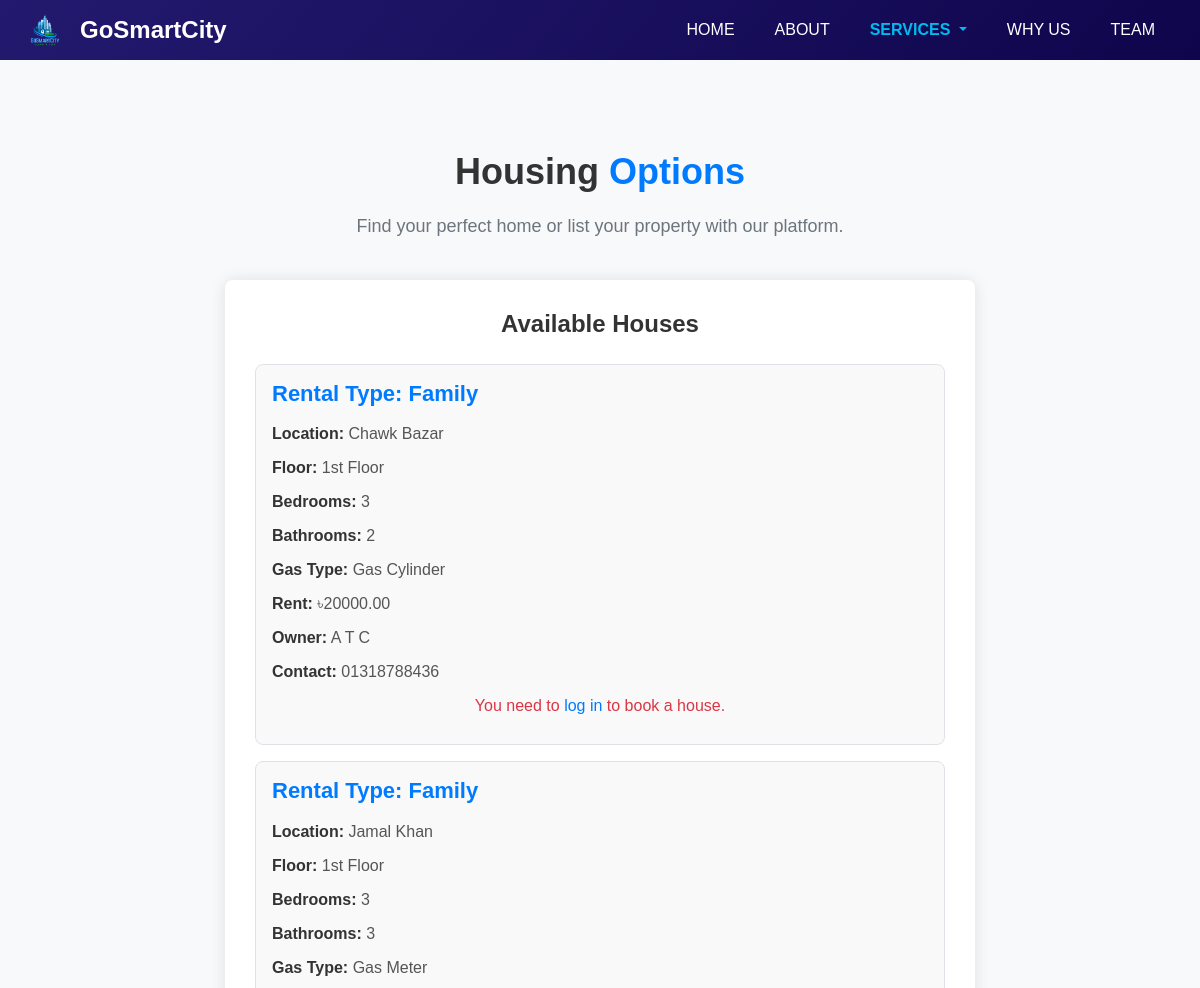
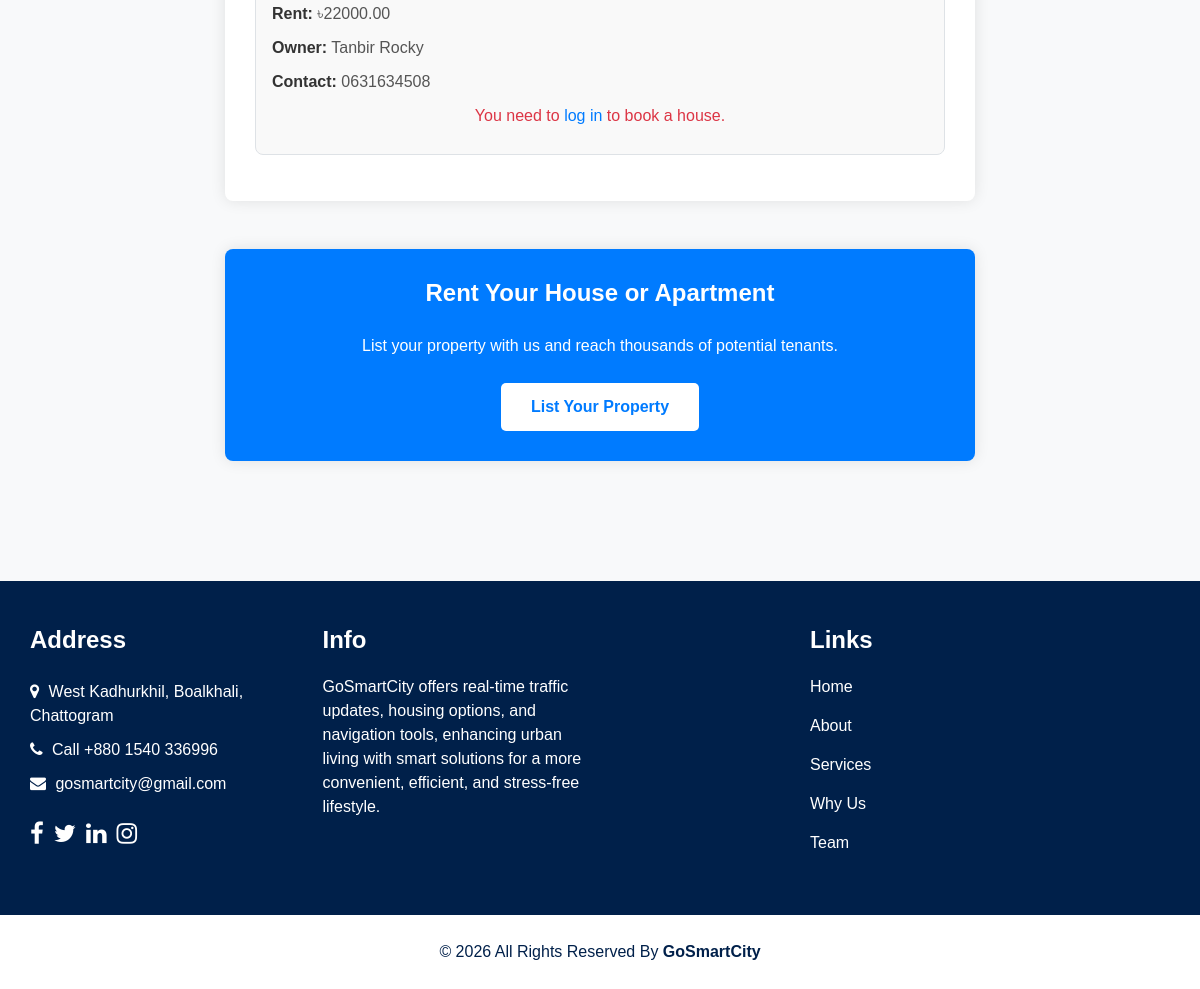
Screenshot of /housing.php with the database file from the repository (2 pictures, top to bottom).
### tables this page shows
CREATE TABLE `rentals` (
  `id` int(11) NOT NULL,
  `user_id` int(11) NOT NULL,
  `rental_type` enum('Family','Bachelor') NOT NULL,
  `location` enum('Chawk Bazar','Bakalia','Jamal Khan') NOT NULL,
  `floor` enum('Ground Floor','1st Floor','2nd Floor') NOT NULL,
  `bedrooms` int(11) NOT NULL,
  `bathrooms` int(11) NOT NULL,
  `gas_type` enum('Gas Meter','Gas Cylinder') NOT NULL,
  `monthly_rent` decimal(10,2) NOT NULL,
  `features` text DEFAULT NULL,
  `created_at` timestamp NOT NULL DEFAULT current_timestamp()
);

CREATE TABLE `users` (
  `id` int(11) NOT NULL,
  `user_type` enum('user','admin') NOT NULL,
  `first_name` varchar(50) NOT NULL,
  `last_name` varchar(50) NOT NULL,
  `email` varchar(100) NOT NULL,
  `phone` varchar(20) NOT NULL,
  `password` varchar(255) NOT NULL,
  `employee_id` varchar(50) DEFAULT NULL,
  `department` varchar(100) DEFAULT NULL,
  `created_at` timestamp NOT NULL DEFAULT current_timestamp()
);

### housing.php (the view, shortened to what this page needs)
<?php
$conn = getDatabaseConnection();
$query = "SELECT rentals.id, rentals.rental_type, rentals.location, rentals.floor, rentals.bedrooms, rentals.bathrooms,
                 rentals.gas_type, rentals.monthly_rent, rentals.features, rentals.user_id as owner_id,
                 users.first_name, users.last_name, users.phone
          FROM rentals
          JOIN users ON rentals.user_id = users.id
          WHERE rentals.id NOT IN (
              SELECT DISTINCT rental_id FROM bookings WHERE status = 'approved')";
$result = $conn->query($query);
$is_logged_in = isset($_SESSION['email']);
$user_info = [];
?>
<!DOCTYPE html>
<html>
  <head>
    <link rel="stylesheet" type="text/css" href="css/bootstrap.css" />
    <link
      rel="stylesheet"
      type="text/css"
      href="https://cdnjs.cloudflare.com/ajax/libs/OwlCarousel2/2.3.4/assets/owl.carousel.min.css"
    />
    <link href="css/font-awesome.min.css" rel="stylesheet" />
    <link rel="stylesheet" href="css/style.css">
    <link rel="stylesheet" href="css/info.css">
    <link rel="stylesheet" href="css/housing.css">
    <link href="css/responsive.css" rel="stylesheet" />
  </head>
  <body class="sub_page">
    <div class="hero_area">
      <header class="header_section">
        <div class="container-fluid">
          <nav class="navbar navbar-expand-lg custom_nav-container">
            <a class="navbar-brand" href="index.php">
              <img
                src="images/GoSmartCitygreen.png"
                alt="GoSmartCity Logo"
                class="brand-logo"
              />
              <span> GoSmartCity </span>
            </a>
            <div class="collapse navbar-collapse" id="navbarSupportedContent">
              <ul class="navbar-nav">
                <li class="nav-item">
                  <a class="nav-link" href="index.php">Home </a>
                </li>
                <li class="nav-item">
                  <a class="nav-link" href="about.html"> About</a>
                </li>
                <li class="nav-item active dropdown">
                  <a
                    class="nav-link dropdown-toggle"
                    href="service.html"
                    id="serviceDropdown"
                    role="button"
                    data-toggle="dropdown"
                    aria-haspopup="true"
                    aria-expanded="false"
                    >Services <span class="sr-only">(current)</span>
                  </a>
                </li>
                <li class="nav-item">
                  <a class="nav-link" href="why.html">Why Us</a>
                </li>
                <li class="nav-item">
                  <a class="nav-link" href="team.html">Team</a>
                </li>
              </ul>
            </div>
          </nav>
        </div>
      </header>
    </div>
<section class="housing_section layout_padding">
  <div class="container">
    <div class="heading_container heading_center">
      <h2>Housing <span>Options</span></h2>
      <p>Find your perfect home or list your property with our platform.</p>
    </div>
    <div class="row justify-content-center">
      <div class="col-md-8">
        <div class="housing_box">
          <h3 class="section_heading text-center">Available Houses</h3>
          <?php while ($row = $result->fetch_assoc()): ?>
            <div class="rental_item border p-3 mb-3">
              <h4>Rental Type: <?= htmlspecialchars($row['rental_type']) ?></h4>
              <p><strong>Location:</strong> <?= htmlspecialchars($row['location']) ?></p>
              <p><strong>Floor:</strong> <?= htmlspecialchars($row['floor']) ?></p>
              <p><strong>Bedrooms:</strong> <?= htmlspecialchars($row['bedrooms']) ?></p>
              <p><strong>Bathrooms:</strong> <?= htmlspecialchars($row['bathrooms']) ?></p>
              <p><strong>Gas Type:</strong> <?= htmlspecialchars($row['gas_type']) ?></p>
              <p><strong>Rent:</strong> ৳<?= htmlspecialchars($row['monthly_rent']) ?></p>
              <p><strong>Owner:</strong> <?= htmlspecialchars($row['first_name'] . " " . $row['last_name']) ?></p>
              <p><strong>Contact:</strong> <?= htmlspecialchars($row['phone']) ?></p>
              <?php if ($is_logged_in && !empty($user_info)): ?>
                <form action="book_house.php" method="post">
                  <input type="hidden" name="rental_id" value="<?= htmlspecialchars($row['id']) ?>">
                  <input type="hidden" name="owner_id" value="<?= htmlspecialchars($row['owner_id']) ?>">
                  <input type="hidden" name="user_name" value="<?= htmlspecialchars($user_info['first_name']) ?>">
                  <input type="hidden" name="user_phone" value="<?= htmlspecialchars($user_info['phone']) ?>">
                  <input type="hidden" name="user_email" value="<?= htmlspecialchars($user_info['email']) ?>">
                  <button type="submit" class="btn btn-primary w-100">Book House</button>
                </form>
              <?php else: ?>
                <p class="text-danger text-center">You need to <a href="login.php">log in</a> to book a house.</p>
              <?php endif; ?>
            </div>
          <?php endwhile; ?>
        </div>
        <div class="housing_box owner_box mt-5">
          <h3 class="section_heading text-center">Rent Your House or Apartment</h3>
          <div class="owner_content">
            <p class="text-center">List your property with us and reach thousands of potential tenants.</p>
            <div class="owner_cta text-center">
              <a href="rent_house.php" class="btn btn-primary list_property_btn">List Your Property</a>
            </div>
          </div>
        </div>
      </div>
    </div>
  </div>
</section>
    <section class="info_section layout_padding2">
      <div class="container">
        <div class="row">
          <div class="col-md-6 col-lg-3 info_col">
            <div class="info_contact">
              <h4>Address</h4>
              <div class="contact_link_box">
                <a href="">
                  <i class="fa fa-map-marker" aria-hidden="true"></i>
                  <span> West Kadhurkhil, Boalkhali, Chattogram </span>
                </a>
                <a href="">
                  <i class="fa fa-phone" aria-hidden="true"></i>
                  <span> Call +880 1540 336996 </span>
                </a>
                <a href="">
                  <i class="fa fa-envelope" aria-hidden="true"></i>
                  <span> gosmartcity@gmail.com </span>
                </a>
              </div>
            </div>
            <div class="info_social">
              <a href="">
                <i class="fa fa-facebook" aria-hidden="true"></i>
              </a>
              <a href="">
                <i class="fa fa-twitter" aria-hidden="true"></i>
              </a>
              <a href="">
                <i class="fa fa-linkedin" aria-hidden="true"></i>
              </a>
              <a href="">
                <i class="fa fa-instagram" aria-hidden="true"></i>
              </a>
            </div>
          </div>
          <div class="col-md-6 col-lg-3 info_col">
            <div class="info_detail">
              <h4>Info</h4>
              <p>
                GoSmartCity offers real-time traffic updates, housing options,
                and navigation tools, enhancing urban living with smart
                solutions for a more convenient, efficient, and stress-free
                lifestyle.
              </p>
            </div>
          </div>
          <div class="col-md-6 col-lg-2 mx-auto info_col">
            <div class="info_link_box">
              <h4>Links</h4>
              <div class="info_links">
                <a class="active" href="index.php"> Home </a>
                <a class="" href="about.html"> About </a>
                <a class="" href="service.html"> Services </a>
                <a class="" href="why.html"> Why Us </a>
                <a class="" href="team.html"> Team </a>
              </div>
            </div>
          </div>
        </div>
      </div>
    </section>
    <section class="footer_section">
      <div class="container">
        <p>
          &copy; <span id="displayYear"></span> All Rights Reserved By
          <b>GoSmartCity</b>
        </p>
      </div>
    </section>
  </body>
</html>

### css/style.css (style rules this page uses)
body { font-family: "Open Sans", sans-serif; color: #0c0c0c; background-color: #ffffff; overflow-x: hidden; }
.layout_padding { padding: 90px 0; }
.layout_padding2 { padding: 75px 0; }
.heading_container { display: -webkit-box; display: -ms-flexbox; display: flex; -webkit-box-orient: vertical; -webkit-box-direction: normal; -ms-flex-direction: column; flex-direction: column; -webkit-box-align: start; -ms-flex-align: start; align-items: flex-start; }
.heading_container h2 { position: relative; font-weight: bold; margin-bottom: 0; }
.heading_container h2 span { color: #00bbf0; }
.heading_container p { margin-top: 10px; margin-bottom: 0; }
.heading_container.heading_center { -webkit-box-align: center; -ms-flex-align: center; align-items: center; text-align: center; }
a, a:hover, a:focus { text-decoration: none; }
.btn, .btn:focus { outline: none !important; -webkit-box-shadow: none; box-shadow: none; }
.hero_area { position: relative; min-height: 100vh; display: -webkit-box; display: -ms-flexbox; display: flex; -webkit-box-orient: vertical; -webkit-box-direction: normal; -ms-flex-direction: column; flex-direction: column; }
.sub_page .hero_area { min-height: auto; background: linear-gradient(130deg, #231a6f, #0f054c); }
.header_section { padding: 15px 0; }
.header_section .container-fluid { padding-right: 25px; padding-left: 25px; }
.navbar-brand { display: flex; align-items: center; gap: 15px; padding: 0; }
.navbar-brand .brand-logo { height: 40px; width: auto; object-fit: contain; }
.header_section { padding: 10px 0; }
.custom_nav-container { padding: 0; }
.custom_nav-container .navbar-nav { margin-left: auto; align-items: center; }
.navbar-brand span { font-weight: bold; font-size: 24px; color: #ffffff; }
.custom_nav-container .navbar-nav { margin-left: auto; }
.custom_nav-container .navbar-nav .nav-item .nav-link { padding: 5px 20px; color: #ffffff; text-align: center; text-transform: uppercase; border-radius: 5px; -webkit-transition: all 0.3s; transition: all 0.3s; }
.custom_nav-container .navbar-nav .nav-item:hover .nav-link, .custom_nav-container .navbar-nav .nav-item.active .nav-link { color: #00bbf0; }
.custom_nav-container .navbar-nav .nav-item.active .nav-link { font-weight: 600; }
.heading_container { margin-bottom: 4%; }
.row { justify-content: space-evenly; }
.info_section { background-color: #00204a; color: #ffffff; padding: 45px 0 15px 0; }
.info_section h4 { font-weight: 600; margin-bottom: 20px; }
.info_section .info_col { margin-bottom: 30px; }
.info_section .info_contact .contact_link_box { display: -webkit-box; display: -ms-flexbox; display: flex; -webkit-box-orient: vertical; -webkit-box-direction: normal; -ms-flex-direction: column; flex-direction: column; }
.info_section .info_contact .contact_link_box a { margin: 5px 0; color: #ffffff; }
.info_section .info_contact .contact_link_box a i { margin-right: 5px; }
.info_section .info_social { display: -webkit-box; display: -ms-flexbox; display: flex; margin-top: 20px; margin-bottom: 10px; }
.info_section .info_social a { display: -webkit-box; display: -ms-flexbox; display: flex; -webkit-box-pack: center; -ms-flex-pack: center; justify-content: center; -webkit-box-align: center; -ms-flex-align: center; align-items: center; color: #ffffff; border-radius: 100%; margin-right: 10px; font-size: 24px; }
.info_section .info_links { display: -webkit-box; display: -ms-flexbox; display: flex; -webkit-box-orient: vertical; -webkit-box-direction: normal; -ms-flex-direction: column; flex-direction: column; -ms-flex-wrap: wrap; flex-wrap: wrap; }
.info_section .info_links a { display: -webkit-box; display: -ms-flexbox; display: flex; -webkit-box-align: center; -ms-flex-align: center; align-items: center; margin-bottom: 15px; color: #ffffff; }
.footer_section { position: relative; background-color: #ffffff; text-align: center; }
.footer_section p { color: #00204a; padding: 25px 0; margin: 0; }

### css/responsive.css (style rules this page uses)
@media (min-width: 1200px) { .container { max-width: 1170px; } }

### rows the page displays
rentals: rental_type "Family", location "Chawk Bazar", floor "1st Floor", bedrooms "3", bathrooms "2", gas_type "Gas Cylinder", monthly_rent "20000.00", user.last_name "A T C", user.phone "01318788436"
rentals: rental_type "Family", location "Jamal Khan", floor "1st Floor", bedrooms "3", bathrooms "3", gas_type "Gas Meter", monthly_rent "22000.00", user.last_name "Tanbir Rocky", user.phone "0631634508"
